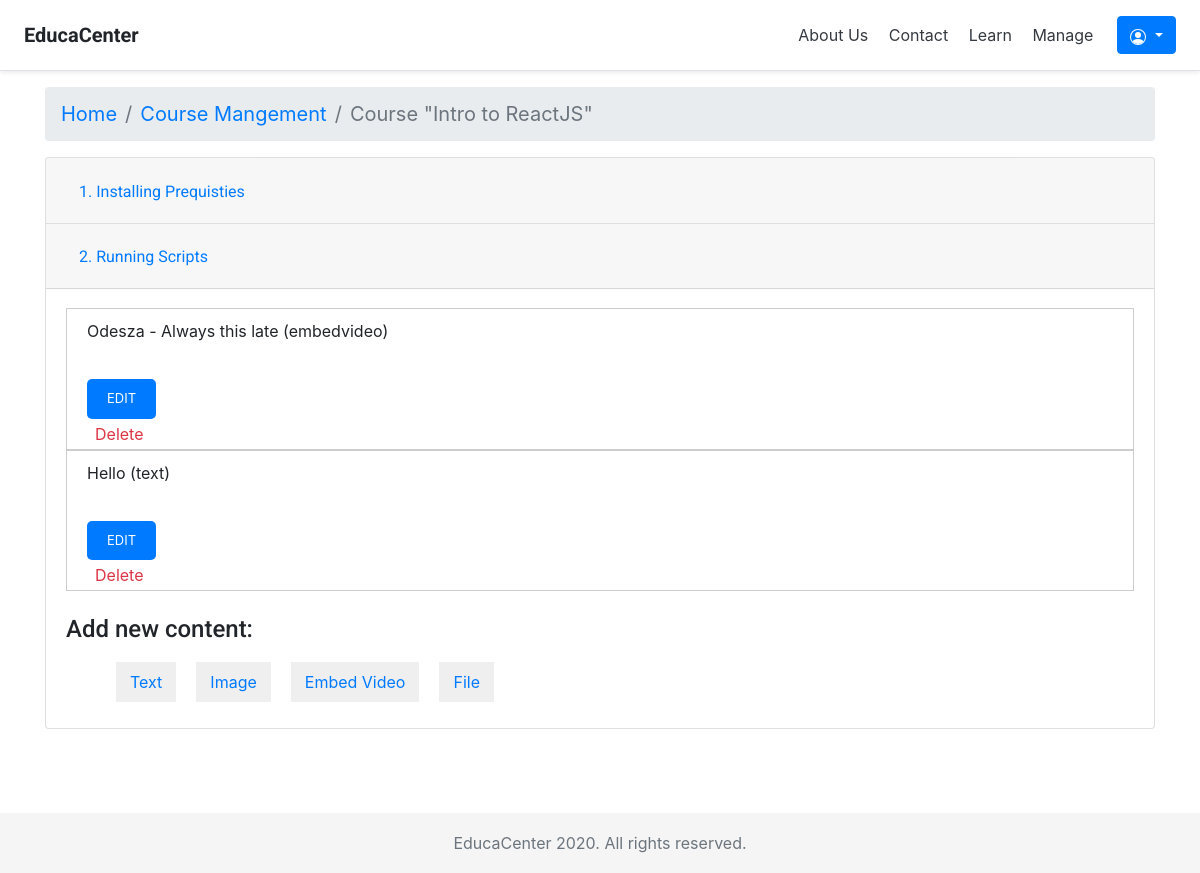
/courses/module/6/ (signed in), run on an earlier commit of the app's database.
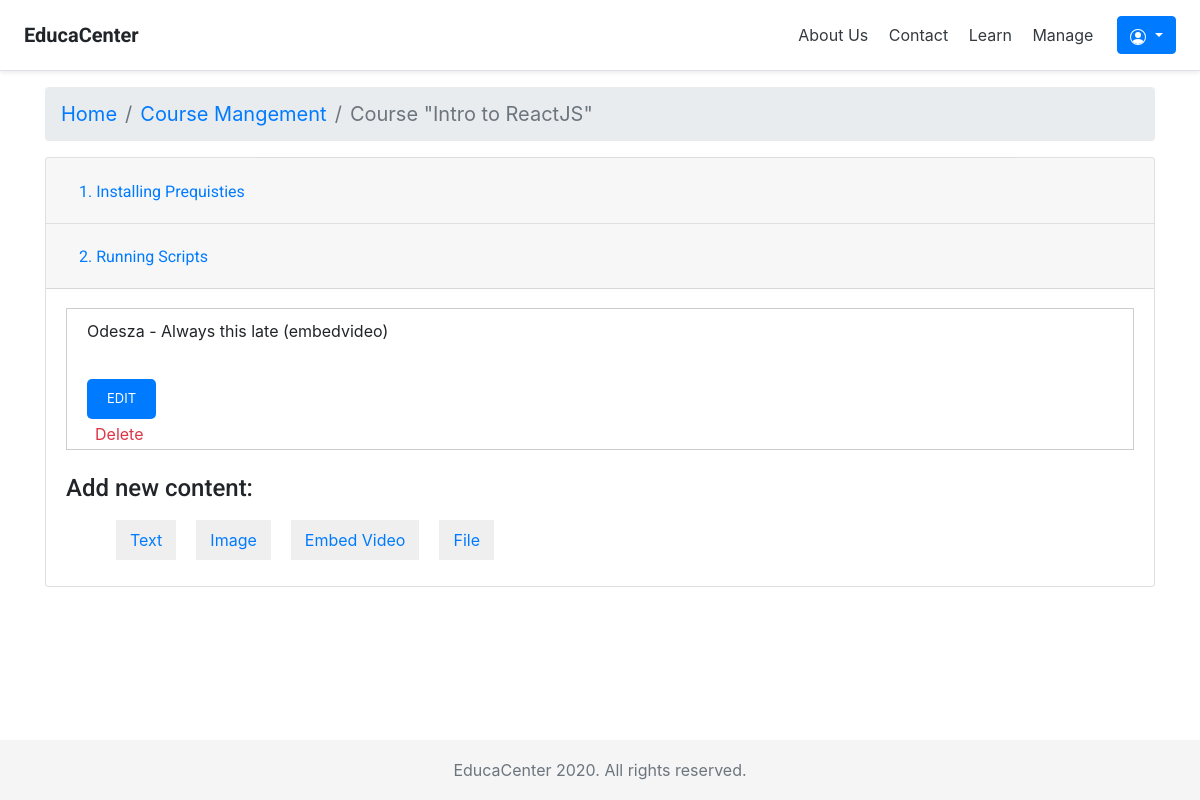
And on a later commit of the database.
### courses/models.py (models this page shows, shortened)
class Module(models.Model):
    course = models.ForeignKey(Course,
                        related_name='modules',
                        on_delete=models.CASCADE)
    title = models.CharField(max_length=200)
    description = models.TextField(blank=True)
    order = OrderField(blank=True, for_fields=['course'])
    class Meta:
        ordering = ['order']

class Content(models.Model):
    module = models.ForeignKey(Module,
                        related_name='contents',
                        on_delete=models.CASCADE)
    content_type = models.ForeignKey(ContentType,
                        on_delete=models.CASCADE,
                        limit_choices_to={'model__in':(
                            'text','embedvideo','image','file')})
    object_id = models.PositiveIntegerField()
    item = GenericForeignKey('content_type', 'object_id')
    order = OrderField(blank=True, for_fields=['module'])
    class Meta:
        ordering = ['order']

class ItemBase(models.Model):
    owner = models.ForeignKey(User,
                        related_name='%(class)s_related',
                        on_delete=models.CASCADE)
    title = models.CharField(max_length=250)
    created = models.DateTimeField(auto_now_add=True)
    updated = models.DateTimeField(auto_now=True)
    class Meta:
        abstract = True
    def __str__(self):
        return self.title

class EmbedVideo(ItemBase):
    url = models.URLField()

class Text(ItemBase):
    content = models.TextField()

### courses/views.py (the view)
class ModuleContentListView(TemplateResponseMixin, View):
    template_name = 'courses/manage/module/content_list.html'
    def get(self, request, module_id):
        module = get_object_or_404(Module,
                                id=module_id,
                                course__owner=request.user)
        return self.render_to_response({'module': module})

### courses/templatetags/course.py (called while the page is built)
@register.filter
def model_name(obj):
    try:
        return obj._meta.model_name
    except AttributeError:
        return None

### courses/templates/courses/manage/module/content_list.html (shortened to what this page needs)
{% extends "base.html" %}
{% load course %}
{% block content %}
{% with course=module.course %}
<nav aria-label="breadcrumb">
  <ol class="breadcrumb"  style="font-size: 20px;">
    <li class="breadcrumb-item"><a href="{% url "course_list" %}">Home</a></li>
    <li class="breadcrumb-item"><a href="{% url "manage_course_list" %}">Course Mangement</a></li>
    <li class="breadcrumb-item active" aria-current="page">Course "{{ course.title }}"</li>
  </ol>
</nav>
<div class="accordion" id="accordionExample">
{% for m in course.modules.all %}
  <div class="card">
    <div class="card-header" id="heading{{ m.id }}">
      <h2 class="mb-0">
        <button class="btn btn-link" type="button" data-toggle="collapse" data-target="#collapse{{ m.id }}" aria-expanded="true" aria-controls="collapse{{ m.id }}">
          <li style="list-style-type: none;" data-id="{{ m.id }}" {% if m == module %} class="selected" {% endif %}>
            <a href="{% url "module_content_list" m.id %}">
                <span>
            <span class="order">{{ m.order|add:1 }}.</span>
                </span>
                {{ m.title }}
            </a>
        </li>
        </button>
      </h2>
    </div>
    <div id="collapse{{ m.id }}" {% if m == module %}  class="collapse show" {% else %} class="collapse hide" {% endif %} aria-labelledby="heading{{ m.id }}" data-parent="#accordionExample">
      <div class="card-body">
    <div id="module-contents">
        {% for content in module.contents.all %}
        <div data-id="{{ content.id }}">
            {% with item=content.item %}
            <p>{{ item }} ({{ item|model_name }})</p>
            <a href="{% url "module_content_update" module.id item|model_name item.id%}"><button type="button" class="btn btn-primary" style="border-radius:5px;
    font-size:13px;
    text-transform:uppercase;
    border:none;
    padding:10px 20px;
    margin:20px 0;">Edit </button></a>
            <form action="{% url "module_content_delete" content.id %}" method="post">
                <input type="submit" class="button" value="Delete">
            </form>
            {% endwith %}
        </div>
        {% empty %}
        <p>This module has no contents yet.</p>
        {% endfor %}
    </div> <br>
    <h4>Add new content:</h4>
    <ul class="content-types">
        <li><a href="{% url "module_content_create" module.id "text" %}">
                Text</a></li>
        <li><a href="{% url "module_content_create" module.id "image" %}">
                Image</a></li>
        <li><a href="{% url "module_content_create" module.id "embedvideo" %}">
                Embed Video</a></li>
        <li><a href="{% url "module_content_create" module.id "file" %}">
                File</a></li>
    </ul>
</div>
    </div>
  </div>
  {% endfor %}
  </div>
  <br>
{% endwith %}
{% endblock %}

What changed in the data, as far as the page shows it:
removed Content: item "Hello", item|model_name "text", shown under Module "Running Scripts"
